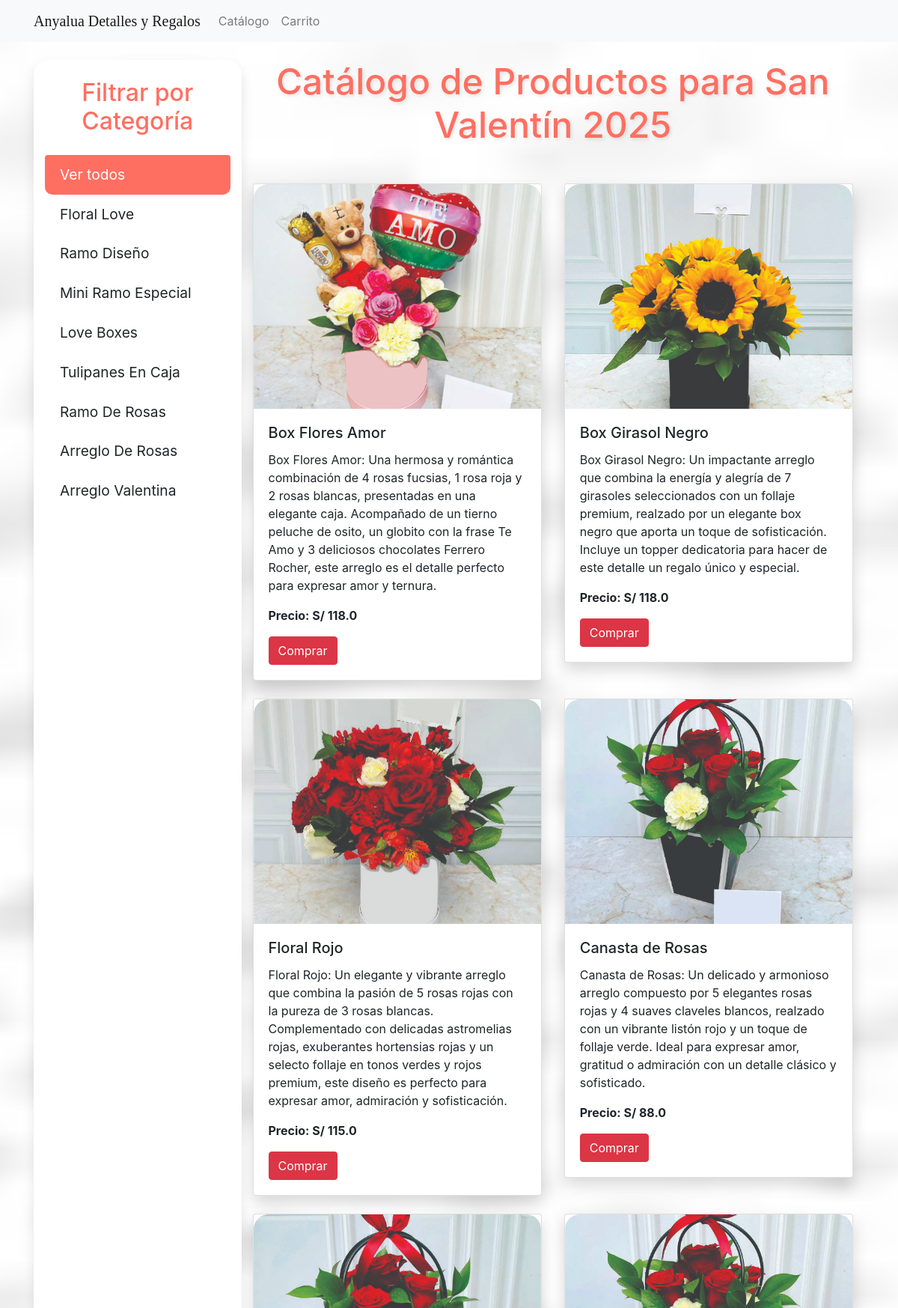
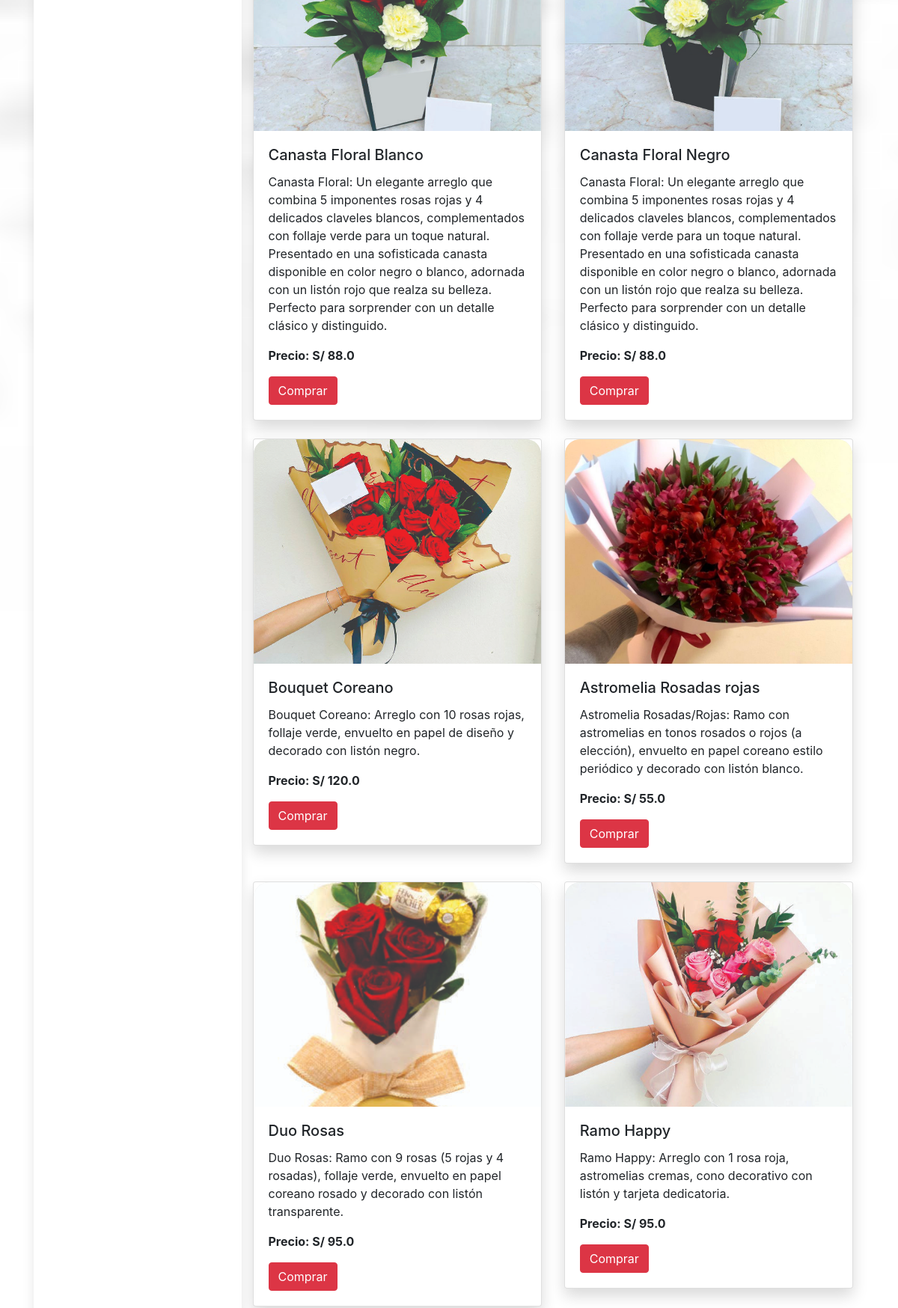
The page / (upper part) on the database its author committed (2 pictures, top to bottom).
### tables this page shows
CREATE TABLE productos (
            id INTEGER PRIMARY KEY AUTOINCREMENT,
            categoria TEXT,
            nombre TEXT,
            descripcion TEXT,
            precio REAL,
            imagen TEXT,
            codigo TEXT UNIQUE
        );

### app.py (the view)
@app.route('/')
def index():
    conn = get_db_connection()
    productos = conn.execute('SELECT * FROM productos').fetchall()
    categorias = conn.execute('SELECT DISTINCT categoria FROM productos').fetchall()
    conn.close()
    categorias = [categoria['categoria'] for categoria in categorias]
    return render_template('index.html', productos=productos, categorias=categorias)

### app.py (called while the page is built)
def get_db_connection():
    conn = sqlite3.connect(DATABASE)
    conn.row_factory = sqlite3.Row
    return conn

### templates/index.html (shortened to what this page needs)
{% extends "base.html" %}
{% block content %}
<div class="container">
  <div class="row">
    <aside class="col-12 col-md-3 mb-4">
      <h4>Filtrar por Categoría</h4>
      <ul class="list-group">
        <li class="list-group-item active filtro" data-categoria="todos">Ver todos</li>
        {% for categoria in categorias %}
          <li class="list-group-item filtro" data-categoria="{{ categoria }}">
            {{ categoria|replace('_', ' ')|title }}
          </li>
        {% endfor %}
      </ul>
    </aside>
    <div class="col-12 col-md-9">
      <h1 class="text-center romantic">Catálogo de Productos para San Valentín 2025</h1>
      <div class="row" id="productos-container">
        {% for producto in productos %}
          <div class="col-12 col-sm-6 producto" data-categoria="{{ producto['categoria'] }}">
            <div class="card mb-4">
              <div class="img-container">
                <img src="{{ url_for('static', filename= producto['imagen'] + '.jpeg') }}"
                     class="card-img-top modal-trigger"
                     alt="{{ producto['nombre'] }}"
                     data-nombre="{{ producto['nombre'] }}"
                     data-descripcion="{{ producto['descripcion'] }}"
                     data-precio="{{ producto['precio'] }}"
                     data-imagen="{{ url_for('static', filename= producto['imagen'] + '.jpeg') }}"
                     data-buy="{{ url_for('add_to_cart', codigo=producto['codigo']) }}">
              </div>
              <div class="card-body">
                <h5 class="card-title">{{ producto['nombre'] }}</h5>
                <p class="card-text">{{ producto['descripcion'] }}</p>
                <p class="card-text"><strong>Precio: S/ {{ producto['precio'] }}</strong></p>
                <a href="{{ url_for('add_to_cart', codigo=producto['codigo']) }}" class="btn btn-danger">Comprar</a>
              </div>
            </div>
          </div>
        {% endfor %}
      </div>
    </div>
  </div>
</div>
{% endblock %}

### templates/base.html (shortened to what this page needs)
<!DOCTYPE html>
<html lang="es">
<head>
  <link rel="stylesheet" href="{{ url_for('static', filename='css/style.css') }}">
  <link rel="stylesheet" href="https://stackpath.bootstrapcdn.com/bootstrap/4.5.2/css/bootstrap.min.css">
</head>
<body>
  <nav class="navbar navbar-expand-lg navbar-light bg-light">
    <div class="container">
      <a class="navbar-brand romantic" href="{{ url_for('index') }}">Anyalua Detalles y Regalos</a>
      <div class="collapse navbar-collapse" id="navbarSupportedContent">
        <ul class="navbar-nav mr-auto">
          <li class="nav-item"><a class="nav-link" href="{{ url_for('index') }}">Catálogo</a></li>
          <li class="nav-item"><a class="nav-link" href="{{ url_for('carrito') }}">Carrito</a></li>
        </ul>
      </div>
    </div>
  </nav>
  <div class="container my-4">
    {% block content %}{% endblock %}
  </div>
</body>
</html>

### static/css/style.css (style rules this page uses)
body { background: linear-gradient(135deg, #ffecd2 0%, #fcb69f 100%); font-family: 'Lora', serif; color: #333; margin: 0; padding: 0; }
.card { border: none; box-shadow: 0 10px 20px rgba(0, 0, 0, 0.15); margin-bottom: 30px; background-color: #ffffff; border-radius: 20px; transition: transform 0.3s ease, box-shadow 0.3s ease; }
.img-container { position: relative; height: 300px; width: 100%; overflow: hidden; border-top-left-radius: 20px; border-top-right-radius: 20px; background-color: #eaeaea; }
.img-container img { width: 100%; height: 100%; object-fit: cover; }
aside { margin-bottom: 30px; padding: 25px; background-color: #ffffff; border-radius: 20px; box-shadow: 0 8px 16px rgba(0, 0, 0, 0.1); }
aside h4 { font-family: inherit; font-size: 2em; color: #ff6f61; margin-bottom: 25px; text-align: center; }
aside .list-group-item { cursor: pointer; padding: 12px 20px; font-size: 1.2em; transition: background-color 0.3s ease, color 0.3s ease; border-radius: 10px; background-color: transparent; border: none; }
aside .list-group-item.active { background-color: #ff6f61; color: #ffffff; }
h1.romantic { font-family: inherit; font-size: 3em; color: #ff6f61; text-align: center; margin-bottom: 50px; text-shadow: 2px 2px 5px rgba(0, 0, 0, 0.1); }
.btn-danger { background-color: #ff6f61; color: #fff; border-radius: 30px; padding: 12px 25px; border: none; transition: background-color 0.3s ease; }

### rows shown on the page
productos: imagen (picture), nombre "Box Flores Amor", descripcion "Box Flores Amor: Una hermosa y romántica combinación de 4 rosas fucsias, 1 rosa roja y 2 rosas blancas, presentadas en una elegante caja. Acompañado de un tierno peluche de osito, un globito con la frase Te Amo y 3 deliciosos chocolates Ferrero Rocher, este arreglo es el detalle perfecto para expresar amor y ternura.", precio "118.0"
productos: imagen (picture), nombre "Box Girasol Negro", descripcion "Box Girasol Negro: Un impactante arreglo que combina la energía y alegría de 7 girasoles seleccionados con un follaje premium, realzado por un elegante box negro que aporta un toque de sofisticación. Incluye un topper dedicatoria para hacer de este detalle un regalo único y especial.", precio "118.0"
productos: imagen (picture), nombre "Floral Rojo", descripcion "Floral Rojo: Un elegante y vibrante arreglo que combina la pasión de 5 rosas rojas con la pureza de 3 rosas blancas. Complementado con delicadas astromelias rojas, exuberantes hortensias rojas y un selecto follaje en tonos verdes y rojos premium, este diseño es perfecto para expresar amor, admiración y sofisticación.", precio "115.0"
productos: imagen (picture), nombre "Canasta de Rosas", descripcion "Canasta de Rosas: Un delicado y armonioso arreglo compuesto por 5 elegantes rosas rojas y 4 suaves claveles blancos, realzado con un vibrante listón rojo y un toque de follaje verde. Ideal para expresar amor, gratitud o admiración con un detalle clásico y sofisticado.", precio "88.0"
productos: imagen (picture), nombre "Canasta Floral Blanco", descripcion "Canasta Floral: Un elegante arreglo que combina 5 imponentes rosas rojas y 4 delicados claveles blancos, complementados con follaje verde para un toque natural. Presentado en una sofisticada canasta disponible en color negro o blanco, adornada con un listón rojo que realza su belleza. Perfecto para sorprender con un detalle clásico y distinguido.", precio "88.0"
productos: imagen (picture), nombre "Canasta Floral Negro", descripcion "Canasta Floral: Un elegante arreglo que combina 5 imponentes rosas rojas y 4 delicados claveles blancos, complementados con follaje verde para un toque natural. Presentado en una sofisticada canasta disponible en color negro o blanco, adornada con un listón rojo que realza su belleza. Perfecto para sorprender con un detalle clásico y distinguido.", precio "88.0"
productos: imagen (picture), nombre "Bouquet Coreano", descripcion "Bouquet Coreano: Arreglo con 10 rosas rojas, follaje verde, envuelto en papel de diseño y decorado con listón negro.", precio "120.0"
productos: imagen (picture), nombre "Astromelia Rosadas rojas", descripcion "Astromelia Rosadas/Rojas: Ramo con astromelias en tonos rosados o rojos (a elección), envuelto en papel coreano estilo periódico y decorado con listón blanco.", precio "55.0"
productos: imagen (picture), nombre "Duo Rosas", descripcion "Duo Rosas: Ramo con 9 rosas (5 rojas y 4 rosadas), follaje verde, envuelto en papel coreano rosado y decorado con listón transparente.", precio "95.0"
productos: imagen (picture), nombre "Ramo Happy", descripcion "Ramo Happy: Arreglo con 1 rosa roja, astromelias cremas, cono decorativo con listón y tarjeta dedicatoria.", precio "95.0"

### other values the page prints
{{ categoria|replace('_', ' ')|title }} "Floral Love" "Ramo Diseño" "Mini Ramo Especial" "Love Boxes" "Tulipanes En Caja" "Ramo De Rosas" "Arreglo De Rosas" "Arreglo Valentina"
